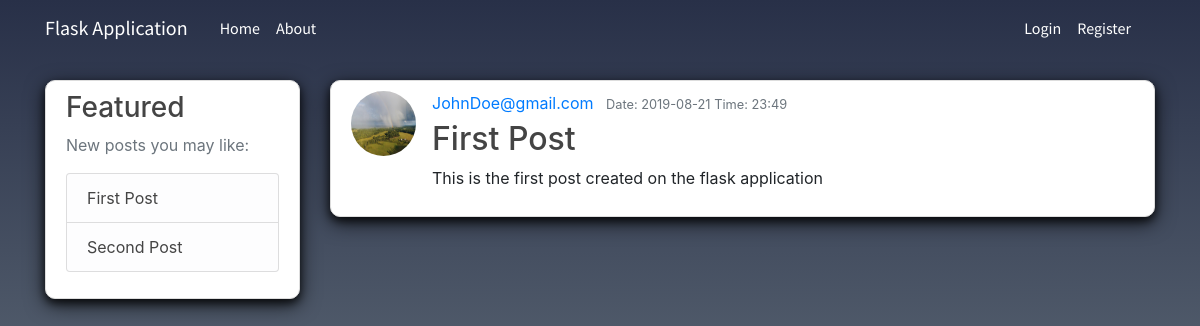
/post/1, run on the app's committed database.
### FlaskApplication/models.py (models this page shows)
class Post(db.Model):
    id = db.Column(db.Integer, primary_key=True)
    title = db.Column(db.String(100), nullable=False)
    datePosted = db.Column(db.DateTime, nullable=False, default=datetime.utcnow)
    content = db.Column(db.Text, nullable=False)
    user_id = db.Column(db.Integer, db.ForeignKey('user.id'), nullable=False)

class User(db.Model, UserMixin):
    id = db.Column(db.Integer, primary_key=True)
    username = db.Column(db.String(20), unique=True, nullable=False)
    email = db.Column(db.String(120), unique=True, nullable=False)
    imageFile = db.Column(db.String(20), nullable=False, default='default.jpg')
    password = db.Column(db.String(60), nullable=False)
    posts = db.relationship('Post',backref='author', lazy=True)

### FlaskApplication/routes.py (the view)
@app.route("/post/<int:post_id>")
def post(post_id):
    posts = Post.query.all()
    newestPosts = posts[-4:]
    post = Post.query.get_or_404(post_id)
    return render_template("posts.html", title=post.title, post=post,newestPosts=newestPosts)

### FlaskApplication/templates/posts.html (shortened to what this page needs)
{%extends "master.html"%}
{%block content%}
      <article class="media content-section">
        <img class="rounded-circle article-img" src="{{url_for("static", filename="profile_pictures/"+post.author.imageFile) }}">
        <div class="media-body">
          <div class="article-metadata">
            <a class="mr-2" href="#">{{ post.author.username }}</a>
            <small class="text-muted">Date: {{ post.datePosted.strftime("%Y-%m-%d") }} Time: {{ post.datePosted.strftime("%-H:%M") }} </small>
          </div>
          <h2><a class="article-title" href="{{url_for("post", post_id=post.id)}}">{{ post.title }}</a></h2>
          <p class="article-content">{{ post.content }}</p>
        </div>
      </article>
{%endblock content%}

### FlaskApplication/templates/master.html (shortened to what this page needs)
<!DOCTYPE html>
<html lang="en" dir="ltr">
  <head>
    <link rel="stylesheet" href="https://stackpath.bootstrapcdn.com/bootstrap/4.1.3/css/bootstrap.min.css">
    <link rel="stylesheet" type="text/css" href="{{url_for('static',filename='main.css')}}" />
  </head>
  <body>
    <header class="site-header">
      <nav class="navbar navbar-fixed-top navbar-expand-md navbar-dark fixed-top" style="font-family: 'Source Sans Pro', sans-serif;">
        <div class="container">
          <a class="navbar-brand mr-4" style="color: #FFFFFF;" href="/">Flask Application</a>
          <div class="collapse navbar-collapse mr-3" id="navbarToggle">
            <div class="navbar-nav mr-auto">
              <a class="nav-item nav-link" href="{{url_for('home')}}">Home</a>
              <a class="nav-item nav-link" href="{{url_for('about')}}">About</a>
            </div>
            <div class="navbar-nav">
              {% if current_user.is_authenticated %}
                <a class="nav-item nav-link" href="{{url_for('newPost')}}">Create Post</a>
                <a class="nav-item nav-link" href="{{url_for('logout')}}">Logout</a>
                <a class="nav-item nav-link" href="{{url_for('account')}}">Account</a>
              {% else %}
                <a class="nav-item nav-link" href="{{url_for('login')}}">Login</a>
                <a class="nav-item nav-link" href="{{url_for('register')}}">Register</a>
              {% endif %}
            </div>
          </div>
        </div>
      </nav>
    </header>
    <main role="main" class="container">
      <div class="row">
        <div class="col-md-3">
          <div class="content-section">
            <h3>Featured</h3>
            <p class='text-muted'>New posts you may like:
              <ul class="list-group">
                {% for post in newestPosts %}
                  <li class="list-group-item list-group-item-light">
                    <a class="article-title" href="{{url_for("post", post_id=post.id)}}">{{ post.title }}</a>
                  </li>
                {% endfor %}
              </ul>
            </p>
          </div>
        </div>
        <div class="col-md-9">
          {% block content %}{% endblock %}
        </div>
      </div>
    </main>
  </body>
</html>

### FlaskApplication/static/main.css (style rules this page uses)
body { background: #283048; background: -webkit-linear-gradient(to top, #859398, #283048); background: linear-gradient(to top, #859398, #283048); background-repeat: no-repeat; background-attachment: fixed; margin-top: 5rem; }
h1, h2, h3, h4, h5, h6 { color: #444444; }
.site-header { background: #ffffff; }
.navbar { background-color: transparent; }
.navbar-brand { color: #FFFFFF; }
.site-header .navbar-nav .nav-link { color: #FFFFFF; }
.content-section { background: #FFFFFF; box-shadow: 0 4px 8px 0 rgba(0, 0, 0, 0.7), 0 6px 20px 0 rgba(0, 0, 0, 0.7); padding: 10px 20px; border: 1px solid #dddddd; border-radius: 10px; margin-bottom: 20px; }
.article-title { color: #444444; }
.article-content { white-space: pre-line; }
.article-img { height: 65px; width: 65px; margin-right: 16px; }
.article-metadata { padding-bottom: 1px; margin-bottom: 4px; }

### data on the page
Post: title "First Post", datePosted "2019-08-21", datePosted "23:49", content "This is the first post created on the flask application"
Post: title "Second Post"
User: imageFile (placeholder picture), author.username "JohnDoe@gmail.com"
